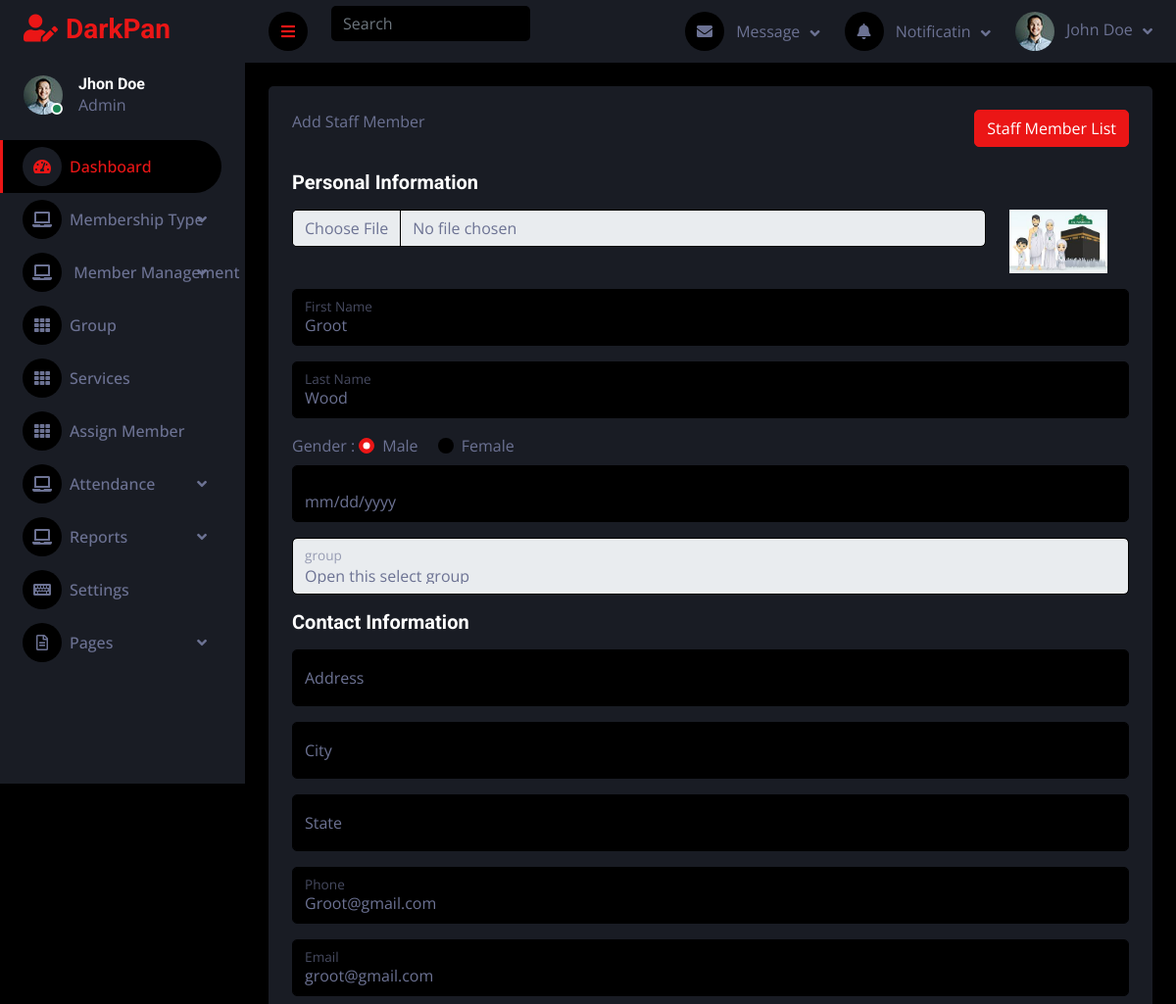
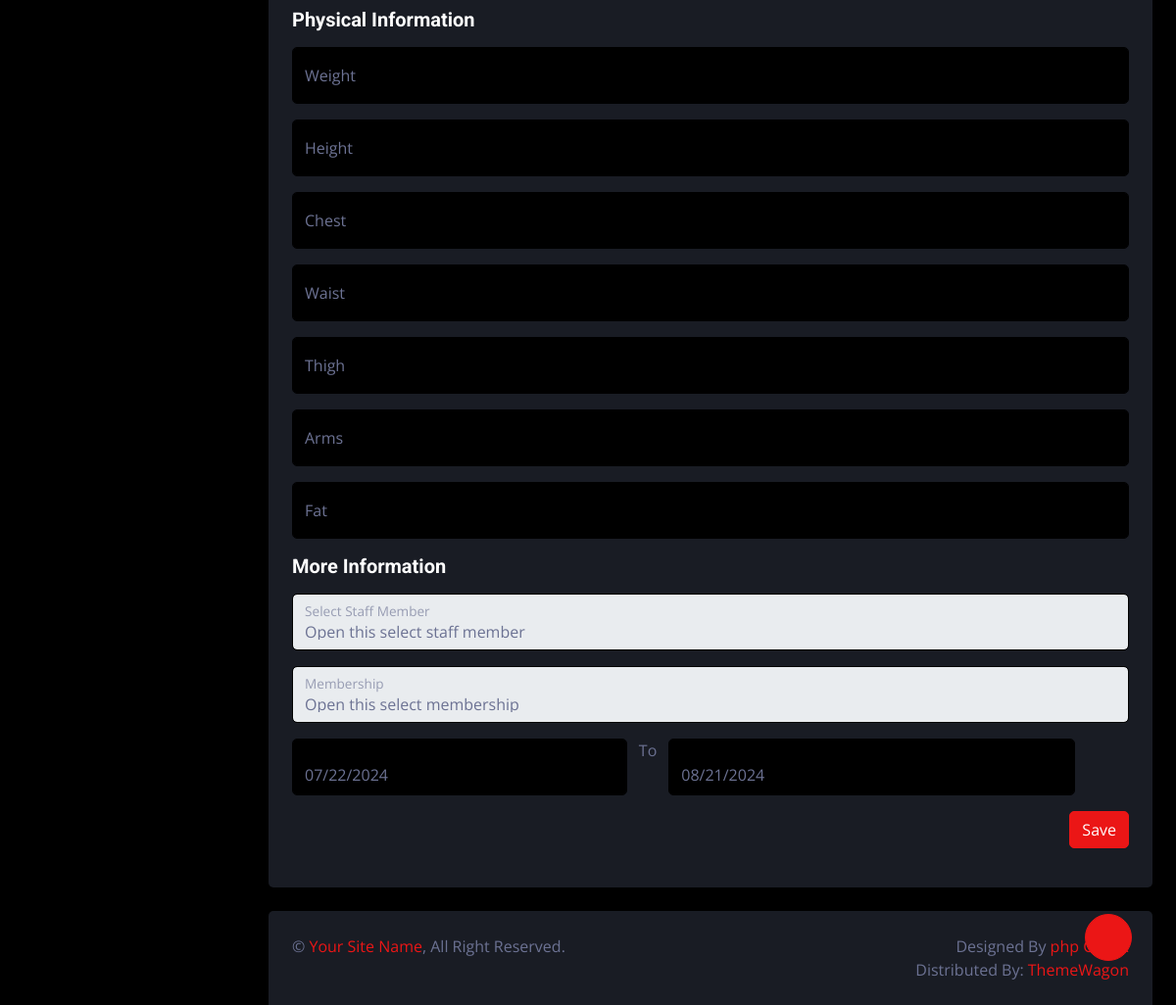
The page /edit-member.php?id=3 (signed in) on the database its author committed (2 pictures, top to bottom).
### tables this page shows
CREATE TABLE IF NOT EXISTS `member` (
  `id` int NOT NULL AUTO_INCREMENT,
  `photo` varchar(250) DEFAULT NULL,
  `f_name` varchar(250) DEFAULT NULL,
  `l_name` varchar(250) DEFAULT NULL,
  `gender` varchar(250) DEFAULT NULL,
  `date` date NOT NULL,
  `m_group` varchar(250) DEFAULT NULL,
  `address` varchar(250) DEFAULT NULL,
  `city` varchar(250) DEFAULT NULL,
  `state` varchar(250) DEFAULT NULL,
  `phone` varchar(250) DEFAULT NULL,
  `email` varchar(250) DEFAULT NULL,
  `weight` varchar(250) DEFAULT NULL,
  `height` varchar(250) DEFAULT NULL,
  `chest` varchar(250) DEFAULT NULL,
  `waist` varchar(250) DEFAULT NULL,
  `thigh` varchar(250) DEFAULT NULL,
  `arms` varchar(250) DEFAULT NULL,
  `fat` varchar(250) DEFAULT NULL,
  `s_member` varchar(250) DEFAULT NULL,
  `m_ship` varchar(250) DEFAULT NULL,
  `date1` date NOT NULL,
  `date2` date DEFAULT NULL,
  `attendance` int DEFAULT NULL,
  PRIMARY KEY (`id`)
);

### edit-member.php (the view, shortened to what this page needs)
<?php include "common/header.php";
$id= $_GET['id'];
$sql = mysqli_query($conn, "SELECT * FROM `member` where `id`='$id'");
$row = mysqli_fetch_assoc($sql);
?>
<div class="container-fluid pt-4 px-4">
    <div class="row g-4">
        <div class="col-sm-12">
            <div class="bg-secondary rounded h-100 p-4">
                <div class="clearfix">
                    <span class="float-start">Add Staff Member</span>
                    <span> <a href="view-member.php" <button type="button" class="btn btn-primary float-end mb-4">Staff Member List</button></a></span>
                </div>
                <form method="POST" enctype="multipart/form-data">
                    <h5 class="mb-3">Personal Information</h5>
                    <div class="row form-floating mb-3">
                        <div class="col-md-10">
                            <div class="form-group">
                                <input type="file" class="form-control" id="image-upload" placeholder="name@example.com" name="photo">
                            </div>
                        </div>
                        <div class="col-md-2">
                            <img width="100px" id="image-preview" src="<?php echo $row['photo']; ?>" alt="">
                        </div>
                    </div>
                    <div class="form-floating mb-3">
                        <input type="text" class="form-control" id="floatingInput"
                            placeholder="name@example.com" name="f_name" value="<?php echo $row['f_name']; ?>">
                        <label for="floatingInput">First Name</label>
                    </div>
                    <div class="form-floating mb-3">
                        <input type="text" class="form-control" id="floatingPassword"
                            placeholder="Password" name="l_name" value="<?php echo $row['l_name']; ?>">
                        <label for="floatingPassword">Last Name</label>
                    </div>
                    <span>Gender :</span>
                    <?php if ($row['gender'] == 'male') { ?>
                    <div class="form-check form-check-inline mb-2">
                        <input class="form-check-input" type="radio" name="gender" id="exampleRadios1" value="<?php echo $row['gender']; ?>" checked >
                        <label class="form-check-label" for="exampleRadios1">Male</label>
                    </div>
                    <div class="form-check form-check-inline">
                        <input class="form-check-input" type="radio" id="exampleRadios1" name="gender" value="<?php echo $row['gender']; ?>">
                        <label class="form-check-label" for="exampleRadios1">Female</label>
                    </div>
                        <?php } ?>
                    <div class="form-floating mb-3">
                        <input type="date" class="form-control" id="floatingPassword"
                            placeholder="Password" name="date" value="<?php echo $row['date']; ?>">
                    </div>
                    <div class="form-floating mb-3">
                        <select class="form-control" id="group_id" name="m_group">
                            <option selected disabled>Open this select group</option>
                        </select>
                        <label for="group_id">group</label>
                    </div>
                    <h5 class="mb-3">Contact Information</h5>
                    <div class="form-floating mb-3">
                        <input type="text" class="form-control" id="floatingPassword"
                            placeholder="Password" name="address" value="<?php echo $row['address']; ?>">
                        <label for="floatingPassword">Address</label>
                    </div>
                    <div class="form-floating mb-3">
                        <input type="text" class="form-control" id="floatingPassword"
                            placeholder="Password" name="city" value="<?php echo $row['city']; ?>">
                        <label for="floatingPassword">City</label>
                    </div>
                    <div class="form-floating mb-3">
                        <input type="text" class="form-control" id="floatingPassword"
                            placeholder="Password" name="state" value="<?php echo $row['state']; ?>">
                        <label for="floatingPassword">State</label>
                    </div>
                    <div class="form-floating mb-3">
                        <input type="text" class="form-control" id="floatingPassword"
                            placeholder="Password" name="phone" value="<?php echo $row['phone']; ?>">
                        <label for="floatingPassword">Phone</label>
                    </div>
                    <div class="form-floating mb-3">
                        <input type="text" class="form-control" id="floatingPassword"
                            placeholder="Password" name="email" value="<?php echo $row['email']; ?>">
                        <label for="floatingPassword">Email</label>
                    </div>
                    <h5 class="mb-3">Physical Information</h5>
                    <div class="form-floating mb-3">
                        <input type="text" class="form-control" id="floatingPassword"
                            placeholder="Password" name="weight" value="<?php echo $row['weight']; ?>">
                        <label for="floatingPassword">Weight</label>
                    </div>
                    <div class="form-floating mb-3">
                        <input type="text" class="form-control" id="floatingPassword"
                            placeholder="Password" name="height" value="<?php echo $row['height']; ?>">
                        <label for="floatingPassword">Height</label>
                    </div>
                    <div class="form-floating mb-3">
                        <input type="text" class="form-control" id="floatingPassword"
                            placeholder="Password" name="chest" value="<?php echo $row['chest']; ?>">
                        <label for="floatingPassword">Chest</label>
                    </div>
                    <div class="form-floating mb-3">
                        <input type="text" class="form-control" id="floatingPassword"
                            placeholder="Password" name="waist" value="<?php echo $row['waist']; ?>">
                        <label for="floatingPassword">Waist</label>
                    </div>
                    <div class="form-floating mb-3">
                        <input type="text" class="form-control" id="floatingPassword"
                            placeholder="Password" name="thigh" value="<?php echo $row['thigh']; ?>">
                        <label for="floatingPassword">Thigh</label>
                    </div>
                    <div class="form-floating mb-3">
                        <input type="text" class="form-control" id="floatingPassword"
                            placeholder="Password" name="arms" value="<?php echo $row['arms']; ?>">
                        <label for="floatingPassword">Arms</label>
                    </div>
                    <div class="form-floating mb-3">
                        <input type="text" class="form-control" id="floatingPassword"
                            placeholder="Password" name="fat" value="<?php echo $row['fat']; ?>">
                        <label for="floatingPassword">Fat</label>
                    </div>
                    <h5 class="mb-3">More Information</h5>
                    <div class="form-floating mb-3">
                        <select class="form-control" id="staff_member_id" name="s_member">
                            <option selected disabled>Open this select staff member</option>
                        </select>
                        <label for="staff_member_id">Select Staff Member</label>
                    </div>
                    <div class="form-floating mb-3">
                        <select class="form-control" id="membership_id" name="m_ship">
                            <option selected disabled>Open this select membership</option>
                        </select>
                        <label for="membership_id"> Membership</label>
                    </div>
                    <div class="row">
                        <span class="form-floating mb-3 col-md-5">
                            <input type="date" class="form-control" id="floatingPassword" name="date1"
                                placeholder="" value="<?php echo $row['date1']; ?>">
                        </span>
                        To
                        <span class="form-floating mb-3 col-md-6 float-end">
                            <input type="date" class="form-control " id="floatingPassword"
                                placeholder="" name="date2" value="<?php echo $row['date2']; ?>">
                        </span>
                    </div>
                    <div class="clearfix">
                        <span> <button type="submit" name="submit" class="btn btn-primary float-end">Save</button></span>
                    </div>
                </form>
            </div>
        </div>
    </div>
</div>
<?php include "common/footer.php"; ?>

### css/style.css (style rules this page uses)
.btn { transition: .5s; }

### rows shown on the page
member: photo (picture), f_name "Groot", l_name "Wood", phone "Groot@gmail.com", email "groot@gmail.com", date1 "07/22/2024", date2 "08/21/2024"
